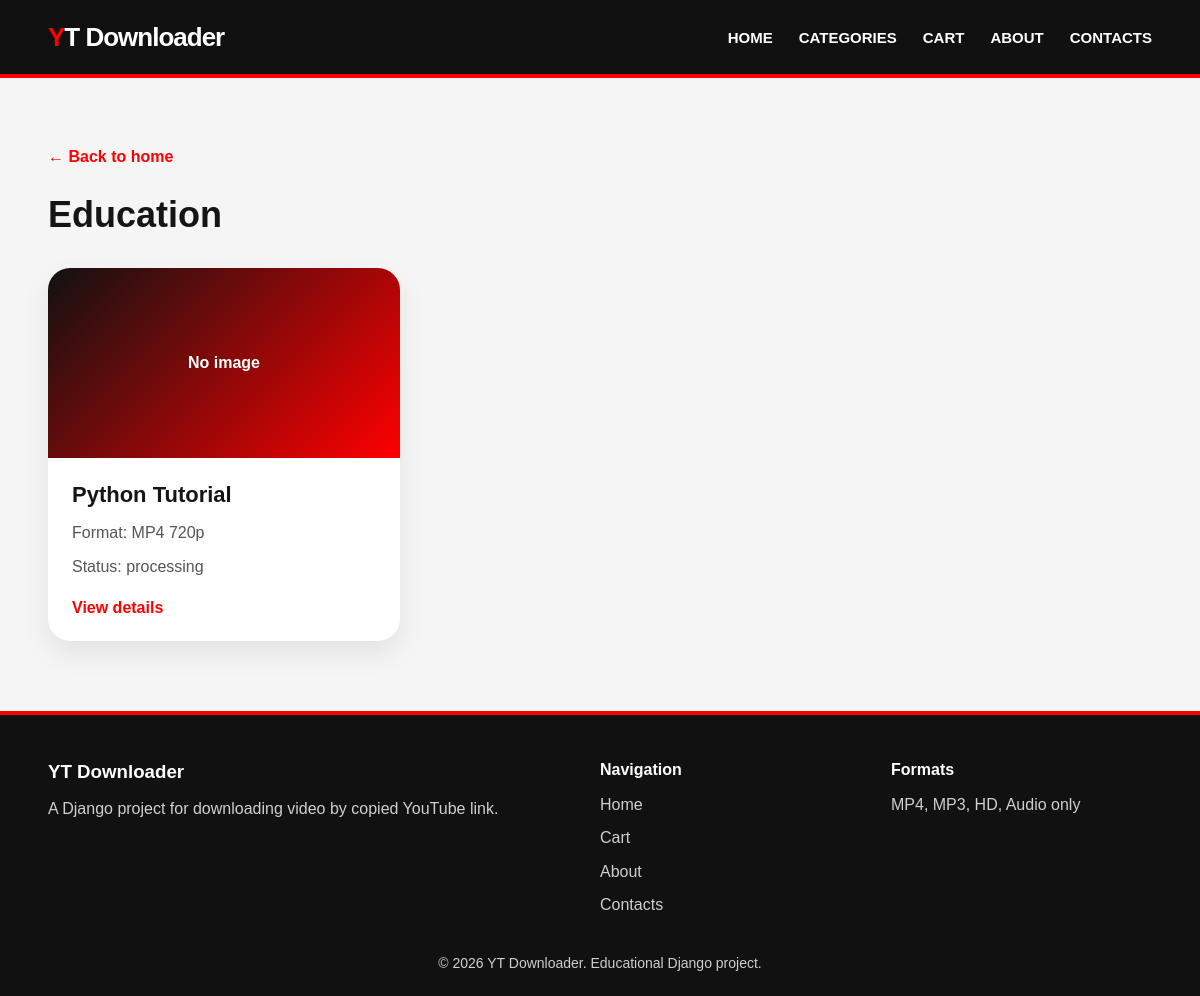
The app's page /category/2/ with its own data.
### pages/models.py (models this page shows, shortened)
class VideoCategory(models.Model):
    name = models.CharField(max_length=100)
    description = models.TextField(blank=True)
    created_at = models.DateTimeField(auto_now_add=True)
    updated_at = models.DateTimeField(auto_now=True)
    class Meta:
        verbose_name = "Video category"
        verbose_name_plural = "Video categories"

class DownloadRequest(models.Model):
    STATUS_CHOICES = [
        ("new", "New"),
        ("processing", "Processing"),
        ("completed", "Completed"),
        ("failed", "Failed"),
    ]
    title = models.CharField(max_length=200)
    youtube_url = models.URLField()
    image_url = models.URLField(blank=True, default="")
    price = models.DecimalField(max_digits=8, decimal_places=2, default=0)
    category = models.ForeignKey(
        VideoCategory,
        on_delete=models.SET_NULL,
        null=True,
        related_name="download_requests"
    )
    format = models.ForeignKey(
        VideoFormat,
        on_delete=models.SET_NULL,
        null=True,
        related_name="download_requests"
    )
    status = models.CharField(
        max_length=20,
        choices=STATUS_CHOICES,
        default="new"
    )
    downloaded_file = models.FileField(
        upload_to="downloads/",
        blank=True,
        null=True
    )
    error_message = models.TextField(blank=True, default="")
    downloaded_at = models.DateTimeField(blank=True, null=True)
    created_at = models.DateTimeField(auto_now_add=True)
    updated_at = models.DateTimeField(auto_now=True)
    class Meta:
        verbose_name = "Download request"
        verbose_name_plural = "Download requests"

class VideoFormat(models.Model):
    name = models.CharField(max_length=100)
    display_name = models.CharField(max_length=100, blank=True, default="")
    extension = models.CharField(max_length=10)
    quality = models.CharField(max_length=50)
    only_audio = models.BooleanField(default=False)
    ytdlp_format = models.CharField(max_length=255, blank=True, default="")
    needs_ffmpeg = models.BooleanField(default=False)
    created_at = models.DateTimeField(auto_now_add=True)
    updated_at = models.DateTimeField(auto_now=True)
    class Meta:
        verbose_name = "Video format"
        verbose_name_plural = "Video formats"

### pages/views.py (the view)
# urls.py: path("category/<int:category_id>/", views.category_detail, name="category_detail"),
def category_detail(request, category_id):
    category = get_object_or_404(VideoCategory, id=category_id)
    download_requests = DownloadRequest.objects.filter(
        category=category
    ).select_related("category", "format").order_by("-created_at")
    context = get_base_context(request)
    context.update({
        "page_title": category.name,
        "category": category,
        "download_requests": download_requests,
    })
    return render(request, "pages/category_detail.html", context)

### pages/views.py (called while the page is built)
def get_cart(request):
    return request.session.get("download_cart", [])

def get_base_context(request):
    categories = VideoCategory.objects.all()
    cart = get_cart(request)
    return {
        "nav_categories": categories,
        "cart_count": len(cart),
    }

### pages/templates/pages/category_detail.html (shortened to what this page needs)
{% extends 'pages/base.html' %}
{% block content %}
<section class="container section">
    <a href="{% url 'home' %}" class="back-link">← Back to home</a>
    <div class="section-heading">
        <h1>{{ category.name }}</h1>
    </div>
    <div class="product-grid">
        {% for request_item in download_requests %}
            <div class="product-card">
                <a href="{% url 'download_request_detail' request_item.id %}">
                    {% if request_item.image_url %}
                        <img src="{{ request_item.image_url }}" alt="{{ request_item.title }}" class="product-image">
                    {% else %}
                        <div class="product-image-placeholder">No image</div>
                    {% endif %}
                    <div class="product-content">
                        <h3>{{ request_item.title }}</h3>
                        <p>
                            Format:
                            {% if request_item.format %}
                                {{ request_item.format.name }}
                            {% else %}
                                No format
                            {% endif %}
                        </p>
                        <p>Status: {{ request_item.status }}</p>
                        <span class="details-link">View details</span>
                    </div>
                </a>
            </div>
        {% empty %}
            <p>There are no videos in this category yet.</p>
        {% endfor %}
    </div>
</section>
{% endblock %}

### pages/static/pages/css/style.css (style rules this page uses)
* { margin: 0; padding: 0; box-sizing: border-box; }
body { font-family: Arial, Helvetica, sans-serif; background: #f5f5f5; color: #151515; min-height: 100vh; display: flex; flex-direction: column; }
a { text-decoration: none; color: inherit; }
.container { width: min(1180px, 92%); margin: 0 auto; }
.section { padding: 70px 0; }
.section-heading { margin-bottom: 32px; }
.section-heading h1, .section-heading h2 { font-size: 36px; margin-bottom: 10px; }
.back-link { display: inline-block; margin-bottom: 28px; color: #ff0000; font-weight: 900; }
.product-grid { display: grid; grid-template-columns: repeat(3, 1fr); gap: 24px; }
.product-card { background: #ffffff; border-radius: 22px; overflow: hidden; box-shadow: 0 12px 28px rgba(0, 0, 0, 0.08); transition: 0.2s; }
.product-image-placeholder { height: 190px; background: linear-gradient(135deg, #111111, #ff0000); color: #ffffff; display: flex; align-items: center; justify-content: center; font-weight: 900; }
.product-content { padding: 24px; }
.product-content h3 { font-size: 22px; margin-bottom: 12px; }
.product-content p { color: #555555; line-height: 1.6; margin-bottom: 8px; }
.details-link { display: inline-block; margin-top: 12px; color: #ff0000; font-weight: 900; }

### records on screen
VideoCategory: name "Education"
DownloadRequest: image_url "No image", title "Python Tutorial", format.name "MP4 720p", status "processing"
